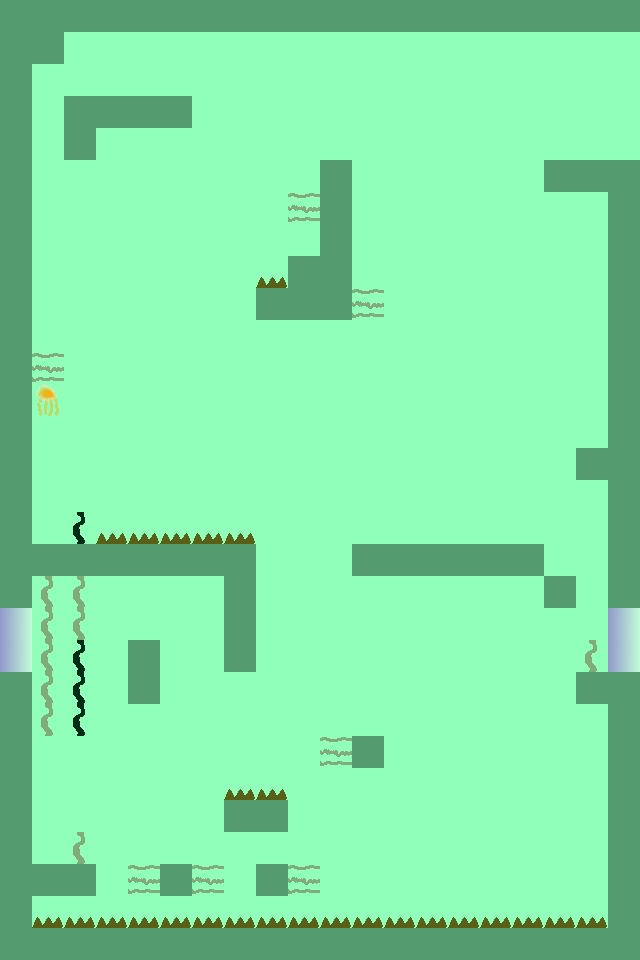

A 2D game scene composited from a Tiled map and its tileset images. What follows is a short description and the map's XML, with each tile layer's data collapsed to a summary:
An orthogonal 20x30 tile map with 32x32 px tiles, 3 tile layers (floor1, tileobs, COLLISIONS), 2 tilesets and 4 objects (warpL, warpps, warpss).

<map version="1.0" orientation="orthogonal" width="20" height="30" tilewidth="32" tileheight="32">
 <tileset firstgid="1" source="collisions.tsx" />
 <tileset firstgid="1025" source="tiles.tsx" />
 <layer name="floor1" width="20" height="30">
  <data>[600 cells, 600 non-empty, 1 distinct tile ids]</data>
 </layer>
 <layer name="tileobs" width="20" height="30">
  <data>[600 cells, 183 non-empty, 7 distinct tile ids]</data>
 </layer>
 <layer name="COLLISIONS" width="20" height="30">
  <data>[600 cells, 0 non-empty, 0 distinct tile ids]</data>
 </layer>
 <objectgroup name="spawns" width="20" height="30">
  <object name="warpL" x="627" y="33" width="32" height="128">
   <properties>
    <property name="warp" value="hubdowngate_L" />
   </properties>
  </object>
  <object x="576" y="96" width="13" height="15">
   <properties>
    <property name="destination" value="R" />
   </properties>
  </object>
  <object name="warpps" x="630" y="613" width="16" height="55">
   <properties>
    <property name="warp" value="pushspread_A" />
   </properties>
  </object>
  <object name="warpss" x="-14" y="608" width="23" height="59">
   <properties>
    <property name="warp" value="shootspread_A" />
   </properties>
  </object>
 </objectgroup>
</map>
